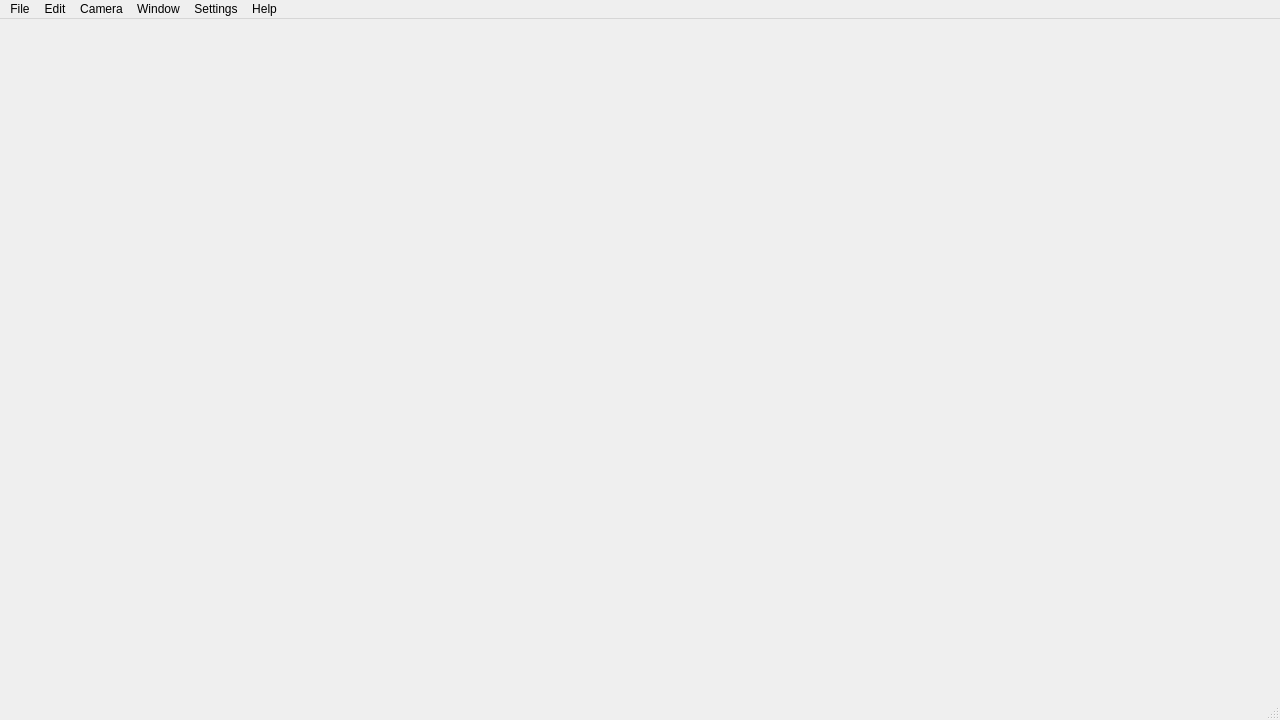
<?xml version="1.0" encoding="UTF-8"?>
<ui version="4.0">
 <class>MainWindow</class>
 <widget class="QMainWindow" name="MainWindow">
  <property name="geometry">
   <rect>
    <x>0</x>
    <y>0</y>
    <width>1280</width>
    <height>720</height>
   </rect>
  </property>
  <property name="windowTitle">
   <string>Sandbox 3D</string>
  </property>
  <widget class="QWidget" name="centralwidget"/>
  <widget class="QMenuBar" name="menubar">
   <property name="geometry">
    <rect>
     <x>0</x>
     <y>0</y>
     <width>1280</width>
     <height>22</height>
    </rect>
   </property>
   <widget class="QMenu" name="menuFile">
    <property name="title">
     <string>File</string>
    </property>
    <addaction name="actionOpen"/>
    <addaction name="actionSave"/>
    <addaction name="separator"/>
    <addaction name="actionImport"/>
    <addaction name="actionExport"/>
    <addaction name="separator"/>
    <addaction name="actionExit"/>
   </widget>
   <widget class="QMenu" name="menuHelp">
    <property name="title">
     <string>Help</string>
    </property>
    <addaction name="actionAbout_this_Sandbox"/>
   </widget>
   <widget class="QMenu" name="menuEdit">
    <property name="title">
     <string>Edit</string>
    </property>
    <addaction name="actionUndo"/>
    <addaction name="actionRedo"/>
   </widget>
   <widget class="QMenu" name="menuWindow">
    <property name="title">
     <string>Window</string>
    </property>
    <addaction name="actionFullscreen"/>
    <addaction name="actionDrawObjectsAABB"/>
    <addaction name="actionDrawSceneAABB"/>
   </widget>
   <widget class="QMenu" name="menuSettings">
    <property name="title">
     <string>Settings</string>
    </property>
    <addaction name="actionNode_Editor"/>
   </widget>
   <widget class="QMenu" name="menuCamera">
    <property name="title">
     <string>Camera</string>
    </property>
    <addaction name="actionResetCamera"/>
   </widget>
   <addaction name="menuFile"/>
   <addaction name="menuEdit"/>
   <addaction name="menuCamera"/>
   <addaction name="menuWindow"/>
   <addaction name="menuSettings"/>
   <addaction name="menuHelp"/>
  </widget>
  <widget class="QStatusBar" name="statusbar"/>
  <action name="actionOpen">
   <property name="enabled">
    <bool>false</bool>
   </property>
   <property name="text">
    <string>Open</string>
   </property>
   <property name="shortcut">
    <string>Ctrl+O</string>
   </property>
  </action>
  <action name="actionSave">
   <property name="enabled">
    <bool>false</bool>
   </property>
   <property name="text">
    <string>Save</string>
   </property>
   <property name="shortcut">
    <string>Ctrl+S</string>
   </property>
  </action>
  <action name="actionExit">
   <property name="text">
    <string>Exit</string>
   </property>
   <property name="shortcut">
    <string>Ctrl+Q</string>
   </property>
  </action>
  <action name="actionAbout_this_Sandbox">
   <property name="text">
    <string>Help</string>
   </property>
   <property name="shortcut">
    <string>F1</string>
   </property>
  </action>
  <action name="actionUndo">
   <property name="enabled">
    <bool>false</bool>
   </property>
   <property name="text">
    <string>Undo</string>
   </property>
   <property name="shortcut">
    <string>Ctrl+Z</string>
   </property>
  </action>
  <action name="actionRedo">
   <property name="enabled">
    <bool>false</bool>
   </property>
   <property name="text">
    <string>Redo</string>
   </property>
   <property name="shortcut">
    <string>Ctrl+Shift+Z</string>
   </property>
  </action>
  <action name="actionSelect_All">
   <property name="text">
    <string>Select All</string>
   </property>
   <property name="shortcut">
    <string>Ctrl+A</string>
   </property>
  </action>
  <action name="actionShow_bounding_boxes">
   <property name="checkable">
    <bool>true</bool>
   </property>
   <property name="text">
    <string>Bounding boxes</string>
   </property>
  </action>
  <action name="actionWireframe">
   <property name="checkable">
    <bool>true</bool>
   </property>
   <property name="text">
    <string>Wireframe</string>
   </property>
  </action>
  <action name="actionFullscreen">
   <property name="checkable">
    <bool>true</bool>
   </property>
   <property name="text">
    <string>Fullscreen</string>
   </property>
   <property name="shortcut">
    <string>Ctrl+F11</string>
   </property>
  </action>
  <action name="actionMeshList">
   <property name="checkable">
    <bool>true</bool>
   </property>
   <property name="text">
    <string>Mesh List</string>
   </property>
  </action>
  <action name="actionClear_color">
   <property name="text">
    <string>Clear color</string>
   </property>
  </action>
  <action name="actionFaceCulling">
   <property name="checkable">
    <bool>true</bool>
   </property>
   <property name="checked">
    <bool>true</bool>
   </property>
   <property name="text">
    <string>Face culling</string>
   </property>
  </action>
  <action name="actionResetCamera">
   <property name="text">
    <string>Reset</string>
   </property>
   <property name="shortcut">
    <string>Ctrl+R</string>
   </property>
  </action>
  <action name="actionDiffuse">
   <property name="checkable">
    <bool>true</bool>
   </property>
   <property name="text">
    <string>Diffuse</string>
   </property>
   <property name="shortcut">
    <string>Ctrl+F2</string>
   </property>
  </action>
  <action name="actionNormal">
   <property name="checkable">
    <bool>true</bool>
   </property>
   <property name="text">
    <string>Normal</string>
   </property>
   <property name="shortcut">
    <string>Ctrl+F2</string>
   </property>
  </action>
  <action name="actionLightSpecular">
   <property name="checkable">
    <bool>true</bool>
   </property>
   <property name="text">
    <string>Light (Specular)</string>
   </property>
   <property name="shortcut">
    <string>Ctrl+F4</string>
   </property>
  </action>
  <action name="actionDepth">
   <property name="checkable">
    <bool>true</bool>
   </property>
   <property name="text">
    <string>Depth</string>
   </property>
   <property name="shortcut">
    <string>Ctrl+F3</string>
   </property>
  </action>
  <action name="actionFinal">
   <property name="checkable">
    <bool>true</bool>
   </property>
   <property name="checked">
    <bool>true</bool>
   </property>
   <property name="text">
    <string>Final</string>
   </property>
   <property name="shortcut">
    <string>Ctrl+F1</string>
   </property>
  </action>
  <action name="actionShadows">
   <property name="checkable">
    <bool>true</bool>
   </property>
   <property name="text">
    <string>Shadows</string>
   </property>
   <property name="shortcut">
    <string>Ctrl+F5</string>
   </property>
  </action>
  <action name="actionAmbient_color">
   <property name="text">
    <string>Ambient</string>
   </property>
  </action>
  <action name="actionImport">
   <property name="text">
    <string>Import ...</string>
   </property>
   <property name="shortcut">
    <string>Ctrl+I</string>
   </property>
  </action>
  <action name="actionExport">
   <property name="enabled">
    <bool>false</bool>
   </property>
   <property name="text">
    <string>Export ...</string>
   </property>
  </action>
  <action name="actionLightDiffuse">
   <property name="checkable">
    <bool>true</bool>
   </property>
   <property name="text">
    <string>Light (Diffuse)</string>
   </property>
  </action>
  <action name="actionLuminance1">
   <property name="checkable">
    <bool>true</bool>
   </property>
   <property name="text">
    <string>Luminance 1</string>
   </property>
  </action>
  <action name="actionLuminance2">
   <property name="checkable">
    <bool>true</bool>
   </property>
   <property name="text">
    <string>Luminance 2</string>
   </property>
  </action>
  <action name="actionBloom">
   <property name="checkable">
    <bool>true</bool>
   </property>
   <property name="text">
    <string>Bloom</string>
   </property>
  </action>
  <action name="actionNode_Editor">
   <property name="text">
    <string>Node Editor</string>
   </property>
  </action>
  <action name="actionDrawObjectsAABB">
   <property name="checkable">
    <bool>true</bool>
   </property>
   <property name="text">
    <string>Draw Objects AABB</string>
   </property>
  </action>
  <action name="actionDrawSceneAABB">
   <property name="checkable">
    <bool>true</bool>
   </property>
   <property name="text">
    <string>Draw Scene AABB</string>
   </property>
  </action>
 </widget>
 <resources/>
 <connections>
  <connection>
   <sender>actionExit</sender>
   <signal>triggered()</signal>
   <receiver>MainWindow</receiver>
   <slot>close()</slot>
   <hints>
    <hint type="sourcelabel">
     <x>-1</x>
     <y>-1</y>
    </hint>
    <hint type="destinationlabel">
     <x>399</x>
     <y>299</y>
    </hint>
   </hints>
  </connection>
 </connections>
</ui>
